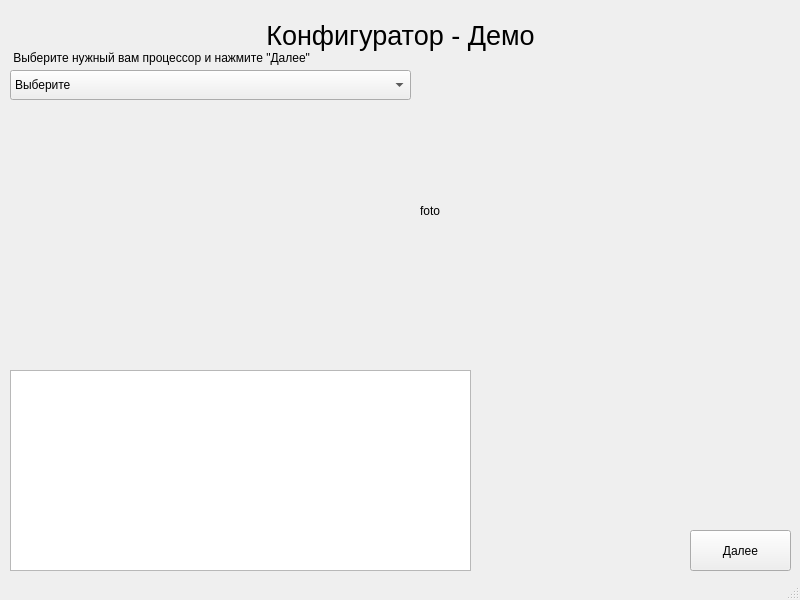
<?xml version="1.0" encoding="UTF-8"?>
<ui version="4.0">
 <class>MainWindow</class>
 <widget class="QMainWindow" name="MainWindow">
  <property name="geometry">
   <rect>
    <x>0</x>
    <y>0</y>
    <width>800</width>
    <height>600</height>
   </rect>
  </property>
  <property name="sizePolicy">
   <sizepolicy hsizetype="Fixed" vsizetype="Fixed">
    <horstretch>0</horstretch>
    <verstretch>0</verstretch>
   </sizepolicy>
  </property>
  <property name="minimumSize">
   <size>
    <width>800</width>
    <height>600</height>
   </size>
  </property>
  <property name="maximumSize">
   <size>
    <width>800</width>
    <height>600</height>
   </size>
  </property>
  <property name="windowTitle">
   <string>Configurator V 0.1</string>
  </property>
  <widget class="QWidget" name="MainWidget">
   <widget class="QLabel" name="Title">
    <property name="geometry">
     <rect>
      <x>10</x>
      <y>10</y>
      <width>781</width>
      <height>51</height>
     </rect>
    </property>
    <property name="text">
     <string>&lt;html&gt;&lt;head/&gt;&lt;body&gt;&lt;p align=&quot;center&quot;&gt;&lt;span style=&quot; font-size:20pt;&quot;&gt;Конфигуратор - Демо&lt;/span&gt;&lt;/p&gt;&lt;/body&gt;&lt;/html&gt;</string>
    </property>
   </widget>
   <widget class="QStackedWidget" name="stackedWidget">
    <property name="enabled">
     <bool>true</bool>
    </property>
    <property name="geometry">
     <rect>
      <x>10</x>
      <y>50</y>
      <width>771</width>
      <height>311</height>
     </rect>
    </property>
    <property name="sizePolicy">
     <sizepolicy hsizetype="Preferred" vsizetype="Fixed">
      <horstretch>0</horstretch>
      <verstretch>0</verstretch>
     </sizepolicy>
    </property>
    <property name="currentIndex">
     <number>0</number>
    </property>
    <widget class="QWidget" name="stackedWidgetPage1">
     <widget class="QLabel" name="ChooseCPUTitle">
      <property name="geometry">
       <rect>
        <x>0</x>
        <y>0</y>
        <width>441</width>
        <height>16</height>
       </rect>
      </property>
      <property name="text">
       <string> Выберите нужный вам процессор и нажмите &quot;Далее&quot;</string>
      </property>
     </widget>
     <widget class="QComboBox" name="CPUList">
      <property name="geometry">
       <rect>
        <x>0</x>
        <y>20</y>
        <width>401</width>
        <height>30</height>
       </rect>
      </property>
      <property name="sizePolicy">
       <sizepolicy hsizetype="Preferred" vsizetype="Fixed">
        <horstretch>0</horstretch>
        <verstretch>0</verstretch>
       </sizepolicy>
      </property>
      <item>
       <property name="text">
        <string>Выберите</string>
       </property>
      </item>
     </widget>
     <widget class="QLabel" name="CPUpic">
      <property name="geometry">
       <rect>
        <x>410</x>
        <y>20</y>
        <width>331</width>
        <height>281</height>
       </rect>
      </property>
      <property name="text">
       <string>foto</string>
      </property>
      <property name="scaledContents">
       <bool>false</bool>
      </property>
      <property name="openExternalLinks">
       <bool>false</bool>
      </property>
     </widget>
    </widget>
    <widget class="QWidget" name="stackedWidgetPage2">
     <widget class="QComboBox" name="MTRBRDList">
      <property name="geometry">
       <rect>
        <x>0</x>
        <y>20</y>
        <width>401</width>
        <height>30</height>
       </rect>
      </property>
      <property name="sizePolicy">
       <sizepolicy hsizetype="Preferred" vsizetype="Fixed">
        <horstretch>0</horstretch>
        <verstretch>0</verstretch>
       </sizepolicy>
      </property>
      <item>
       <property name="text">
        <string>Выберите</string>
       </property>
      </item>
     </widget>
     <widget class="QLabel" name="ChooseMTRBRDTitle">
      <property name="geometry">
       <rect>
        <x>0</x>
        <y>0</y>
        <width>441</width>
        <height>16</height>
       </rect>
      </property>
      <property name="text">
       <string>Выберите материнскую плату и нажмите &quot;Далее&quot;</string>
      </property>
     </widget>
     <widget class="QLabel" name="MTRBRDpic">
      <property name="geometry">
       <rect>
        <x>410</x>
        <y>20</y>
        <width>331</width>
        <height>281</height>
       </rect>
      </property>
      <property name="text">
       <string>foto</string>
      </property>
      <property name="scaledContents">
       <bool>true</bool>
      </property>
     </widget>
    </widget>
    <widget class="QWidget" name="stackedWidgetPage3">
     <widget class="QComboBox" name="GPUList">
      <property name="geometry">
       <rect>
        <x>0</x>
        <y>20</y>
        <width>401</width>
        <height>30</height>
       </rect>
      </property>
      <property name="sizePolicy">
       <sizepolicy hsizetype="Preferred" vsizetype="Fixed">
        <horstretch>0</horstretch>
        <verstretch>0</verstretch>
       </sizepolicy>
      </property>
      <item>
       <property name="text">
        <string>Выберите</string>
       </property>
      </item>
     </widget>
     <widget class="QLabel" name="GPUpic">
      <property name="geometry">
       <rect>
        <x>410</x>
        <y>20</y>
        <width>331</width>
        <height>281</height>
       </rect>
      </property>
      <property name="text">
       <string>foto</string>
      </property>
      <property name="scaledContents">
       <bool>true</bool>
      </property>
     </widget>
     <widget class="QLabel" name="ChooseGPUTitle">
      <property name="geometry">
       <rect>
        <x>0</x>
        <y>0</y>
        <width>441</width>
        <height>16</height>
       </rect>
      </property>
      <property name="text">
       <string>Выберите графический ускоритель и нажмите &quot;Далее&quot;</string>
      </property>
     </widget>
    </widget>
    <widget class="QWidget" name="stackedWidgetPage4">
     <widget class="QComboBox" name="RAMList">
      <property name="geometry">
       <rect>
        <x>0</x>
        <y>20</y>
        <width>401</width>
        <height>30</height>
       </rect>
      </property>
      <property name="sizePolicy">
       <sizepolicy hsizetype="Preferred" vsizetype="Fixed">
        <horstretch>0</horstretch>
        <verstretch>0</verstretch>
       </sizepolicy>
      </property>
      <item>
       <property name="text">
        <string>Выберите</string>
       </property>
      </item>
     </widget>
     <widget class="QLabel" name="ChooseRAMTitle">
      <property name="geometry">
       <rect>
        <x>0</x>
        <y>0</y>
        <width>441</width>
        <height>16</height>
       </rect>
      </property>
      <property name="text">
       <string>Выберите ОЗУ и нажмите &quot;Далее&quot;</string>
      </property>
     </widget>
     <widget class="QLabel" name="RAMpic">
      <property name="geometry">
       <rect>
        <x>410</x>
        <y>20</y>
        <width>331</width>
        <height>281</height>
       </rect>
      </property>
      <property name="text">
       <string>foto</string>
      </property>
      <property name="scaledContents">
       <bool>true</bool>
      </property>
     </widget>
    </widget>
    <widget class="QWidget" name="stackedWidgetPage5">
     <widget class="QComboBox" name="COOLERList">
      <property name="geometry">
       <rect>
        <x>0</x>
        <y>20</y>
        <width>401</width>
        <height>30</height>
       </rect>
      </property>
      <property name="sizePolicy">
       <sizepolicy hsizetype="Preferred" vsizetype="Fixed">
        <horstretch>0</horstretch>
        <verstretch>0</verstretch>
       </sizepolicy>
      </property>
      <item>
       <property name="text">
        <string>Выберите</string>
       </property>
      </item>
     </widget>
     <widget class="QLabel" name="ChooseCOOLERTitle">
      <property name="geometry">
       <rect>
        <x>0</x>
        <y>0</y>
        <width>441</width>
        <height>16</height>
       </rect>
      </property>
      <property name="text">
       <string>Выберите охлаждение и нажмите &quot;Далее&quot;</string>
      </property>
     </widget>
     <widget class="QLabel" name="COOLERpic">
      <property name="geometry">
       <rect>
        <x>410</x>
        <y>20</y>
        <width>331</width>
        <height>271</height>
       </rect>
      </property>
      <property name="text">
       <string>foto</string>
      </property>
     </widget>
    </widget>
    <widget class="QWidget" name="stackedWidgetPage6">
     <widget class="QComboBox" name="CORPUSList">
      <property name="geometry">
       <rect>
        <x>0</x>
        <y>20</y>
        <width>401</width>
        <height>30</height>
       </rect>
      </property>
      <property name="sizePolicy">
       <sizepolicy hsizetype="Preferred" vsizetype="Fixed">
        <horstretch>0</horstretch>
        <verstretch>0</verstretch>
       </sizepolicy>
      </property>
      <item>
       <property name="text">
        <string>Выберите</string>
       </property>
      </item>
     </widget>
     <widget class="QLabel" name="ChooseCASETitle">
      <property name="geometry">
       <rect>
        <x>0</x>
        <y>0</y>
        <width>441</width>
        <height>16</height>
       </rect>
      </property>
      <property name="text">
       <string>Выберите корпус и нажмите &quot;Далее&quot;</string>
      </property>
     </widget>
     <widget class="QLabel" name="CORPUSpic">
      <property name="geometry">
       <rect>
        <x>420</x>
        <y>20</y>
        <width>311</width>
        <height>281</height>
       </rect>
      </property>
      <property name="text">
       <string>foto</string>
      </property>
      <property name="scaledContents">
       <bool>true</bool>
      </property>
     </widget>
    </widget>
    <widget class="QWidget" name="stackedWidgetPage7">
     <widget class="QComboBox" name="STRGList">
      <property name="geometry">
       <rect>
        <x>0</x>
        <y>20</y>
        <width>401</width>
        <height>30</height>
       </rect>
      </property>
      <property name="sizePolicy">
       <sizepolicy hsizetype="Preferred" vsizetype="Fixed">
        <horstretch>0</horstretch>
        <verstretch>0</verstretch>
       </sizepolicy>
      </property>
      <item>
       <property name="text">
        <string>Выберите</string>
       </property>
      </item>
     </widget>
     <widget class="QLabel" name="ChooseSTRGTitle">
      <property name="geometry">
       <rect>
        <x>0</x>
        <y>0</y>
        <width>441</width>
        <height>16</height>
       </rect>
      </property>
      <property name="text">
       <string>Выберите накопитель и нажмите &quot;Далее&quot;</string>
      </property>
     </widget>
     <widget class="QLabel" name="STRGpic">
      <property name="geometry">
       <rect>
        <x>410</x>
        <y>20</y>
        <width>331</width>
        <height>271</height>
       </rect>
      </property>
      <property name="text">
       <string/>
      </property>
      <property name="pixmap">
       <pixmap>Screenshot_31.jpg</pixmap>
      </property>
      <property name="scaledContents">
       <bool>true</bool>
      </property>
     </widget>
    </widget>
    <widget class="QWidget" name="stackedWidgetPage8">
     <widget class="QComboBox" name="PWRSPLList">
      <property name="geometry">
       <rect>
        <x>0</x>
        <y>20</y>
        <width>401</width>
        <height>30</height>
       </rect>
      </property>
      <property name="sizePolicy">
       <sizepolicy hsizetype="Preferred" vsizetype="Fixed">
        <horstretch>0</horstretch>
        <verstretch>0</verstretch>
       </sizepolicy>
      </property>
      <item>
       <property name="text">
        <string>Выберите</string>
       </property>
      </item>
     </widget>
     <widget class="QLabel" name="ChoosePWRSPLTitle">
      <property name="geometry">
       <rect>
        <x>0</x>
        <y>0</y>
        <width>441</width>
        <height>16</height>
       </rect>
      </property>
      <property name="text">
       <string>Выберите блок питания и нажмите &quot;Далее&quot;</string>
      </property>
     </widget>
     <widget class="QLabel" name="PWRSPLpic">
      <property name="geometry">
       <rect>
        <x>410</x>
        <y>10</y>
        <width>321</width>
        <height>281</height>
       </rect>
      </property>
      <property name="text">
       <string>ФоткаБП</string>
      </property>
     </widget>
    </widget>
    <widget class="QWidget" name="page">
     <widget class="QLabel" name="label">
      <property name="geometry">
       <rect>
        <x>10</x>
        <y>10</y>
        <width>281</width>
        <height>21</height>
       </rect>
      </property>
      <property name="text">
       <string>Итоговая конфигурация:</string>
      </property>
     </widget>
     <widget class="QPushButton" name="Order">
      <property name="geometry">
       <rect>
        <x>610</x>
        <y>60</y>
        <width>161</width>
        <height>111</height>
       </rect>
      </property>
      <property name="text">
       <string>Оформить вкид</string>
      </property>
     </widget>
     <widget class="QPushButton" name="OrderPlusBuild">
      <property name="geometry">
       <rect>
        <x>440</x>
        <y>180</y>
        <width>161</width>
        <height>111</height>
       </rect>
      </property>
      <property name="text">
       <string>Оформить вкид со сборкой</string>
      </property>
     </widget>
     <widget class="QTableWidget" name="Tablo">
      <property name="geometry">
       <rect>
        <x>0</x>
        <y>30</y>
        <width>431</width>
        <height>271</height>
       </rect>
      </property>
      <row>
       <property name="text">
        <string>Процессор</string>
       </property>
      </row>
      <row>
       <property name="text">
        <string>Материнская плата</string>
       </property>
      </row>
      <row>
       <property name="text">
        <string>Видеокарта</string>
       </property>
      </row>
      <row>
       <property name="text">
        <string>ОЗУ</string>
       </property>
      </row>
      <row>
       <property name="text">
        <string>Охлаждение</string>
       </property>
      </row>
      <row>
       <property name="text">
        <string>Корпус</string>
       </property>
      </row>
      <row>
       <property name="text">
        <string>Хранилище данных</string>
       </property>
      </row>
      <row>
       <property name="text">
        <string>Блок питания</string>
       </property>
      </row>
      <column>
       <property name="text">
        <string>Имя</string>
       </property>
      </column>
      <column>
       <property name="text">
        <string>Цена</string>
       </property>
      </column>
     </widget>
    </widget>
   </widget>
   <widget class="QPushButton" name="ContinueBtn">
    <property name="geometry">
     <rect>
      <x>690</x>
      <y>530</y>
      <width>101</width>
      <height>41</height>
     </rect>
    </property>
    <property name="text">
     <string>Далее</string>
    </property>
   </widget>
   <widget class="QTextEdit" name="Output">
    <property name="geometry">
     <rect>
      <x>10</x>
      <y>370</y>
      <width>461</width>
      <height>201</height>
     </rect>
    </property>
   </widget>
  </widget>
  <widget class="QStatusBar" name="statusbar"/>
 </widget>
 <resources/>
 <connections/>
</ui>
